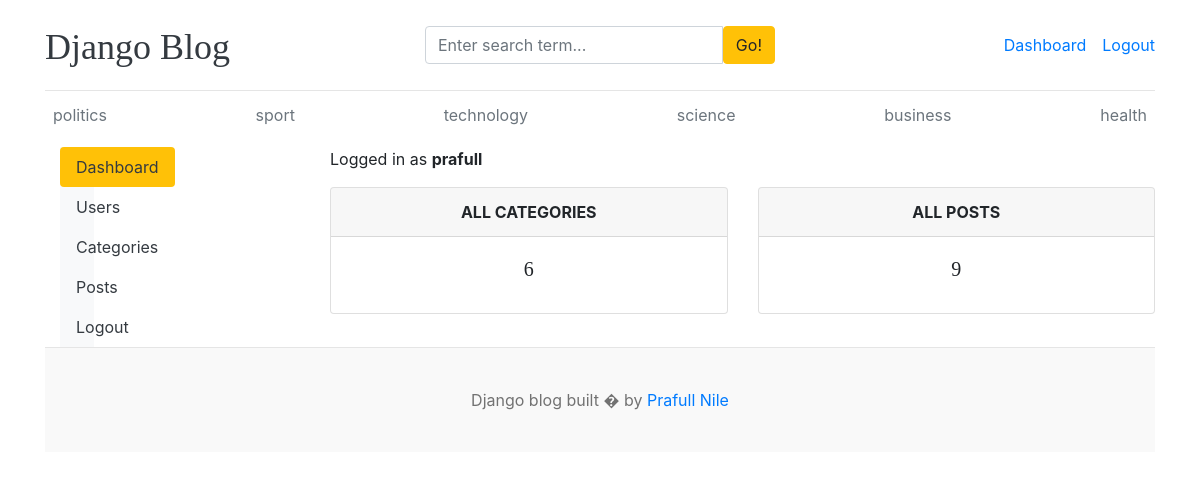
Page /dashboard/ (signed in) on the earlier database version.
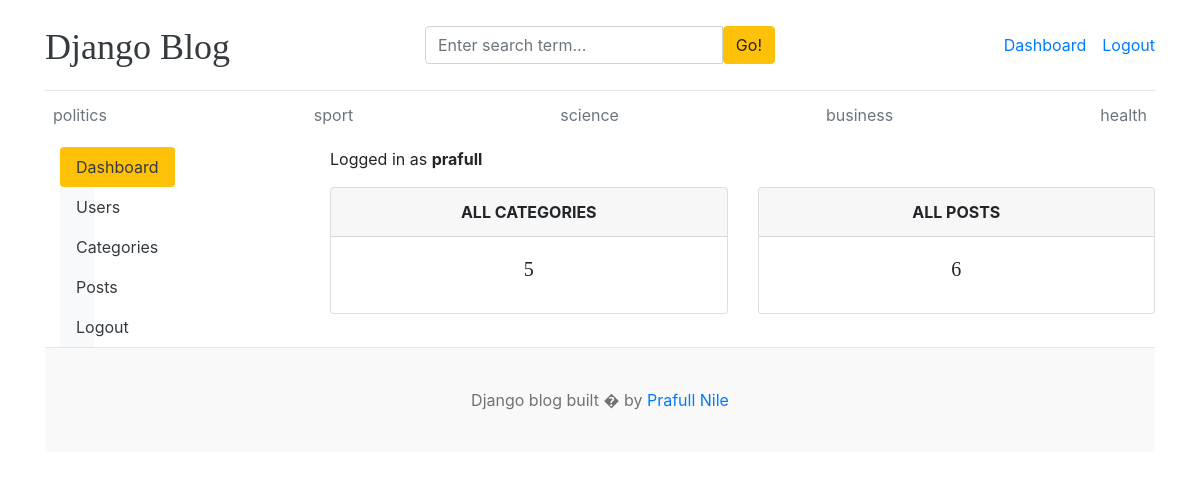
Same page on the later database version.
### blog/models.py (models this page shows, shortened)
class category(models.Model):
    category_name=models.CharField(max_length=100)
    created_at=models.DateTimeField(auto_now_add=True)
    updated_at=models.DateTimeField(auto_now=True)
    class Meta:
        verbose_name_plural = "Categories"

### dashboards/views.py (the view)
# urls.py: path('dashboard/',include('dashboards.urls')),
@login_required(login_url='/login')
def dashboard(request):
    category_count=category.objects.all().count()
    blogs_count=blog.objects.all().count()
    context={
        'category_count':category_count,
        'blogs_count':blogs_count,
    }
    return render(request,'dashboard/dashboard.html',context)

### blog/context_processors.py (called while the page is built)
def get_categories(request):
    categories = category.objects.all()
    return dict(categories=categories)

def get_social_links(request):
    social_links = SocialLink.objects.all()
    return dict(social_links=social_links)

### templates/dashboard/dashboard.html
{% extends 'base.html' %}
{% block content %}
<div class="row">
    <div class="col-md-3">
        {% include 'dashboard/sidebar.html' %}
    </div>
    <div class="col-md-9">
        <div class="mb-3">
            <span>Logged in as <b>{{ user }}</b></span>
        </div>
        <div class="row">
            <div class="col-md-6">
                <div class="card text-center">
                    <div class="card-header text-uppercase font-weight-bold">
                        All Categories
                    </div>
                    <div class="card-body">
                        <h5 class="card-title">{{ category_count }}</h5>
                    </div>
                </div>
            </div>
            <div class="col-md-6">
                <div class="card text-center">
                    <div class="card-header text-uppercase font-weight-bold">
                        All Posts
                    </div>
                    <div class="card-body">
                        <h5 class="card-title">{{ blogs_count }}</h5>
                    </div>
                </div>
            </div>
        </div>
    </div>
</div>
{% endblock %}

### templates/base.html (shortened to what this page needs)
{% load static %}
<!DOCTYPE html>
<html lang="en">
<head>
    <link href="https://getbootstrap.com/docs/4.0/dist/css/bootstrap.min.css" rel="stylesheet">
    <link href="{% static 'css/blog.css' %}" rel="stylesheet">
    <link rel="stylesheet" href="https://cdnjs.cloudflare.com/ajax/libs/font-awesome/4.7.0/css/font-awesome.min.css">
</head>
    <body class="container">
      <header class="blog-header py-3">
        <div class="row flex-nowrap justify-content-between align-items-center">
          <div class="col-4 pt-1">
            <a class="blog-header-logo text-dark" href="/">Django Blog</a>
          </div>
            <div class="col-4">
                <form action="{% url 'search' %}" method="GET" >
                    <div class="input-group">
                        <input class="form-control" name="keyword" type="text" placeholder="Enter search term..." aria-label="Enter search term..." aria-describedby="button-search" />
                        <button type="submit" class="btn btn-warning" id="button-search" >Go!</button>
                    </div>
                </form>
            </div>
          <div class="col-4 d-flex justify-content-end align-items-center">
              {% if not user.is_authenticated %}
            <a class="btn btn-sm btn-warning" href="{% url 'login'%}">Login</a> &nbsp;
            <a class="btn btn-sm btn-outline-secondary" href="{% url 'register' %}">Register</a>
              {% else %}
              <span><a href="{%  url 'dashboard' %}">Dashboard</a></span>
              <span><a href="{% url 'logout'%}">Logout</a></span>
              {% endif%}
          </div>
        </div>
      </header>
      <div class="nav-scroller py-1 mb-2">
        <nav class="nav d-flex justify-content-between">
          {% for cat in categories %}
          <a class="p-2 text-muted" href="{% url 'posts_by_category' cat.id %}">{{cat.category_name}}</a>
          {% endfor %}
        </nav>
      </div>
{% block content %}
{% endblock %}
        <footer class="blog-footer">
  <p>Django blog built  � by <a href="#">Prafull Nile</a></p>
</footer>
    </body>
</html>

Differences in the rows shown:
removed category: category_name "technology"
Other differences:
{{ category_count }}: "6" → "5"
{{ blogs_count }}: "9" → "6"
